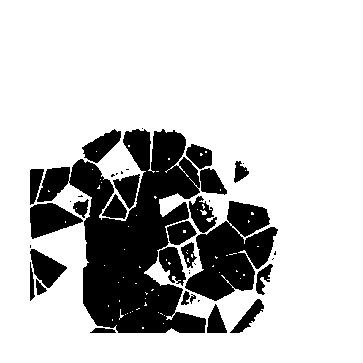
#> input picture my1.png, 363 x 363 px
$ python -i main.py   (imports and definitions only)
#> lines starting #> are read from the running program, lines starting #| are printed output that depends on the picture; after the words box and inside, x2 and y2 are one past the last pixel; in counts of white or black regions, pixels touching at a corner belong together
# -*- coding: utf-8 -*-
"""Final.ipynb

Automatically generated by Colaboratory.

Original file is located at
    https://colab.research.google.com/drive/1_7WpdxECK-VI6yGdgmRwoKfIWXqgm5So
"""

import numpy as np
import cv2 as cv
import matplotlib.pyplot as plt
import matplotlib.image as mpimg
from PIL import Image
import os
import math
import matplotlib.patches as mpatches
from skimage import data
from skimage.filters import threshold_mean
from skimage.segmentation import clear_border
from skimage.measure import label, regionprops
from skimage.morphology import closing, square
from skimage.color import label2rgb

# [76 lines left out: functions ratioBW, ratioBWImported, labelsInv, not called in this run]

def labels(path):
#> called with path = 'my1.png'
  image = cv.imread(path, 0)
#> image: shape (363, 363); 77.4% white; 40 black regions (16 under 20 px), largest, box (x1, y1, x2, y2) and area: (37, 129, 206, 333) 16134, (185, 201, 278, 301) 5238, (30, 203, 83, 239) 1172

  #Track labels
  labelRegion = []
  numLabel = 0

  # apply threshold
  thresh = threshold_mean(image)
#> thresh = 197.3
  bw = closing(image > thresh, square(3))
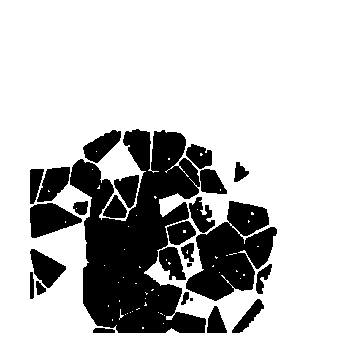
#> bw: shape (363, 363) bool; 77.7% white; 26 black regions (2 under 20 px), largest, box (x1, y1, x2, y2) and area: (70, 129, 206, 333) 15354, (186, 201, 277, 301) 5224, (30, 203, 82, 238) 1168

  # remove artifacts connected to image border
  cleared = clear_border(bw)
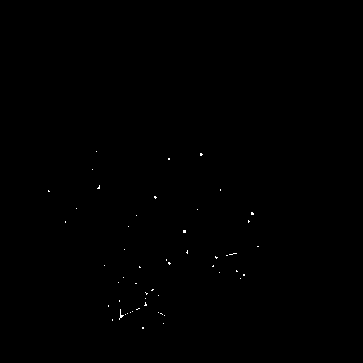
#> cleared: shape (363, 363) bool; 0.13% white in thin lines or dots, all inside (x1, y1, x2, y2) = (48, 151, 259, 329)

  # label image regions
  label_image = label(cleared)
#> label_image: shape (363, 363) int32; 54 distinct labels, from 0 to 53
  image_label_overlay = label2rgb(label_image, image=image)
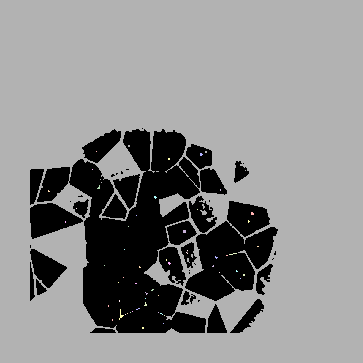
#> image_label_overlay: shape (363, 363, 3) float64; mean R, G, B 0.542, 0.542, 0.542

  fig, ax = plt.subplots(figsize=(10, 6))
  ax.imshow(image_label_overlay)

  for region in regionprops(label_image):
      # take regions with large enough areas
      if region.area >= 100:
        # draw rectangle around segmented coins
        minr, minc, maxr, maxc = region.bbox
        rect = mpatches.Rectangle((minc, minr), maxc - minc, maxr - minr,
                                  fill=False, edgecolor='red', linewidth=2)
        ax.add_patch(rect)

        labelRegion.append(region.area)
        numLabel = numLabel + 1
#> this loop made 53 passes
#> after the loop, labelRegion = []; numLabel = 0

  ax.set_axis_off()
  plt.tight_layout()
  plt.show()

  return [numLabel, labelRegion]

# [62 lines left out: functions avgSize, histogram, thesholdBin, not called in this run]


# [31 lines not run here, left out]

>>> result = labels('my1.png')
#> result = [0, []]

$ run again, on my2.png
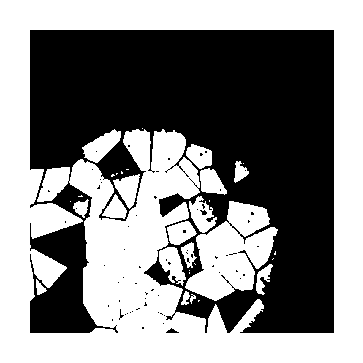
#> input picture my2.png, 363 x 363 px
#> image: shape (363, 363); 52.7% white; 66 black regions (63 under 20 px), largest, box (x1, y1, x2, y2) and area: (30, 30, 334, 333) 62058, (166, 328, 179, 333) 35, (200, 210, 207, 215) 22
#> thresh = 134.4
#> bw: shape (363, 363) bool; 53.9% white; 32 black regions (18 under 20 px), largest, box (x1, y1, x2, y2) and area: (30, 30, 334, 333) 53838, (30, 222, 97, 333) 4694, (52, 184, 91, 216) 573
#> cleared: shape (363, 363) bool; 0.38% white; 11 white regions (9 under 20 px), largest, box (x1, y1, x2, y2) and area: (181, 242, 197, 274) 255, (234, 161, 249, 183) 201
#> label_image: shape (363, 363) int32; 12 distinct labels, from 0 to 11
#> in labels, `image_label_overlay = label2rgb(label_image, image=image)`:
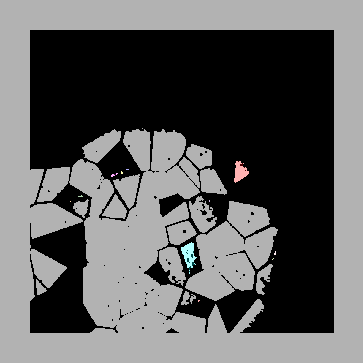
#> image_label_overlay: shape (363, 363, 3) float64; mean R, G, B 0.369, 0.37, 0.37
#> the loop in labels, `for region in regionprops(label_image):` made 11 passes
#> (minr, minc, maxr, maxc, numLabel) on passes 1, 8: (161, 234, 183, 249, 1), (242, 181, 274, 197, 2)
#> after the loop in labels, `for region in regionprops(label_image):`: labelRegion = [201, 255]; numLabel = 2
#> in labels, `plt.show()`:
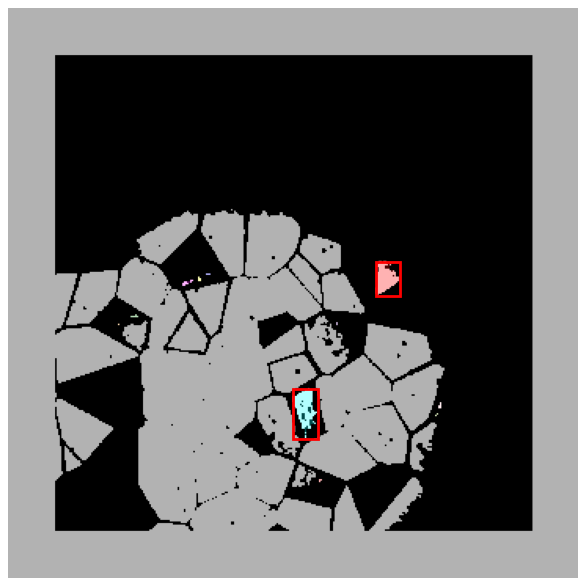
#> figure drawn by matplotlib, 1 panel
#> result = [2, [201, 255]]
